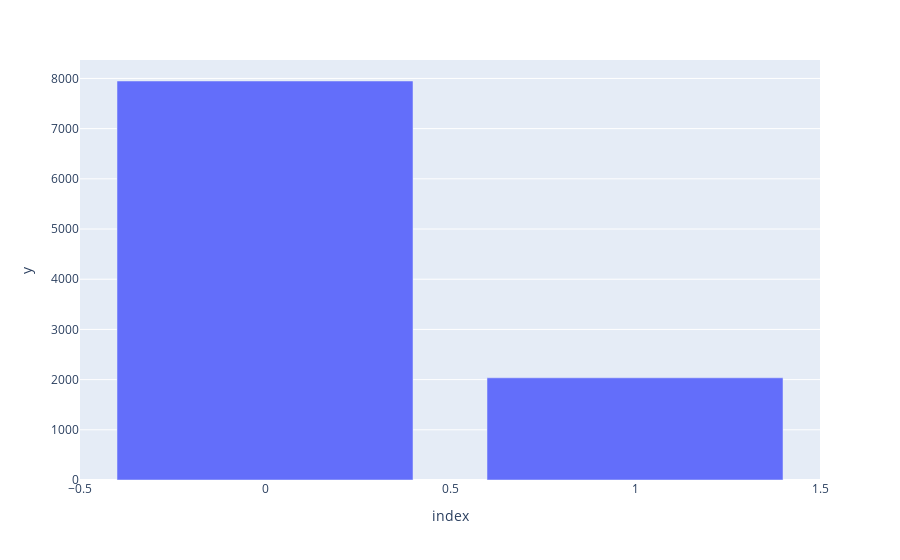

The code cell stored with this chart in its notebook:
### Code cell
px.bar(data['churn'].value_counts().index , y =data['churn'].value_counts().values )

### Figure 1 — Plotly figure (JSON) as saved in the notebook; plotly's stock layout.template omitted (floating-point values rounded to 4 significant figures)
{"data": [{"alignmentgroup": "True", "hovertemplate": "index=%{x}<br>y=%{y}<extra></extra>", "legendgroup": "", "marker": {"color": "#636efa", "pattern": {"shape": ""}}, "name": "", "offsetgroup": "", "orientation": "v", "showlegend": false, "textposition": "auto", "type": "bar", "x": [0, 1], "xaxis": "x", "y": [7949, 2036], "yaxis": "y"}], "layout": {"barmode": "relative", "legend": {"tracegroupgap": 0}, "margin": {"t": 60}, "xaxis": {"anchor": "y", "domain": [0, 1], "title": {"text": "index"}}, "yaxis": {"anchor": "x", "domain": [0, 1], "title": {"text": "y"}}}}
